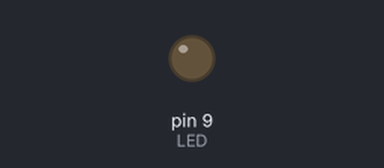
Simulated run of this sketch. Board: Arduino Uno, built with avr-gcc and run on an emulated ATmega328P. Shown: output pins drawn as LEDs (lit = HIGH).

Above: at 2.1 s.
Timing chart, 0 to 3.6 s (numbered marks = the images above):
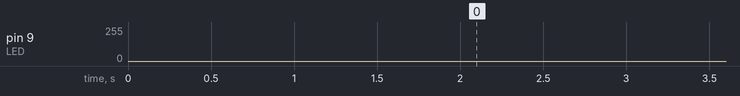

The sketch:

pwm-fade.ino
```cpp
// Reference solution: an LED on D9 (220 ohm) fades from off to full over 1 s and back over 1 s.
const int LED = 9;

void setup() {
  pinMode(LED, OUTPUT);
}

void loop() {
  for (int i = 0; i <= 255; i++) {
    analogWrite(LED, i);
    delayMicroseconds(3906); // 1 s / 256 steps
  }
  for (int i = 255; i >= 0; i--) {
    analogWrite(LED, i);
    delayMicroseconds(3906);
  }
}
```
